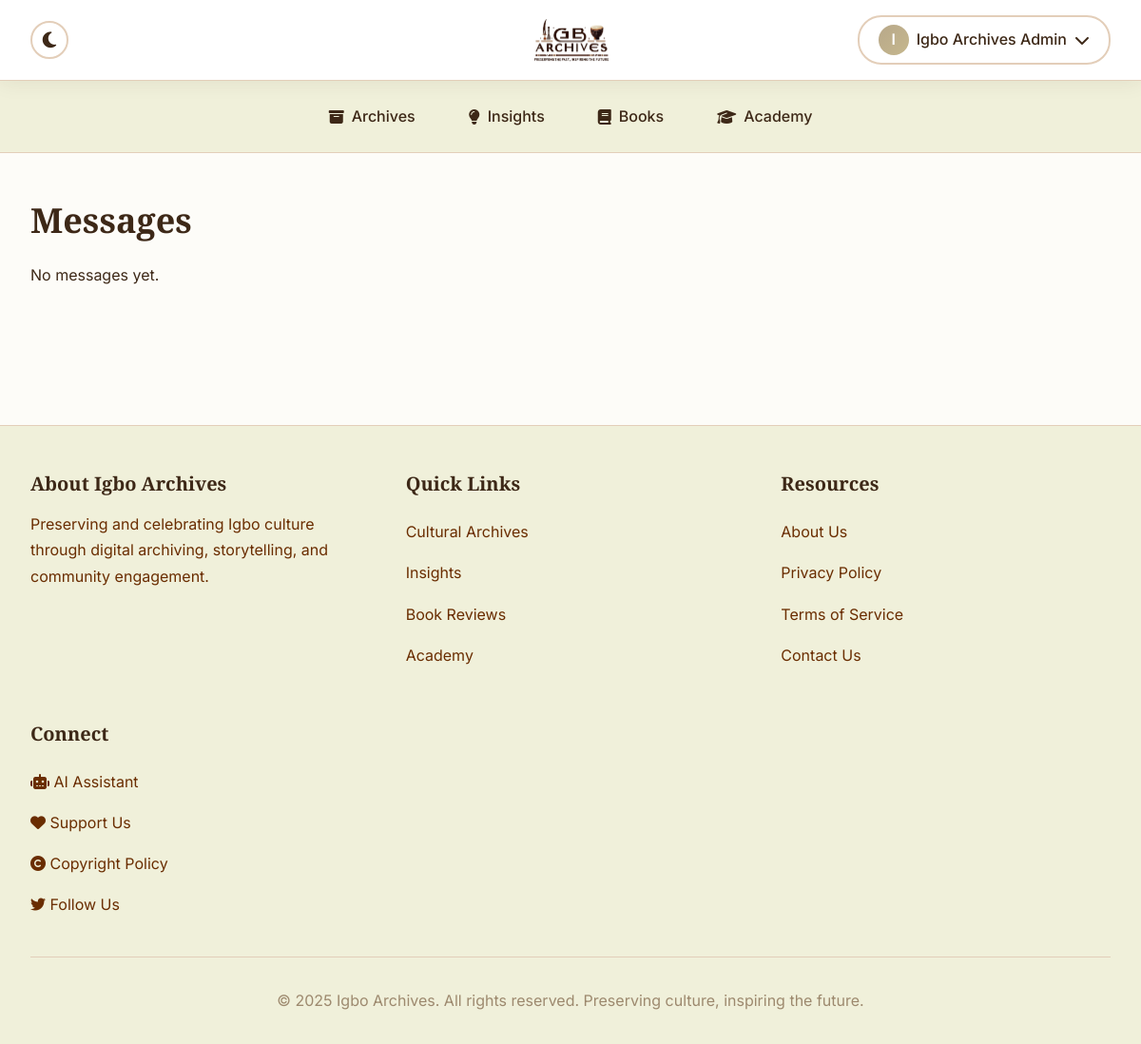
The app's page /profile/messages/ (signed in), older data.
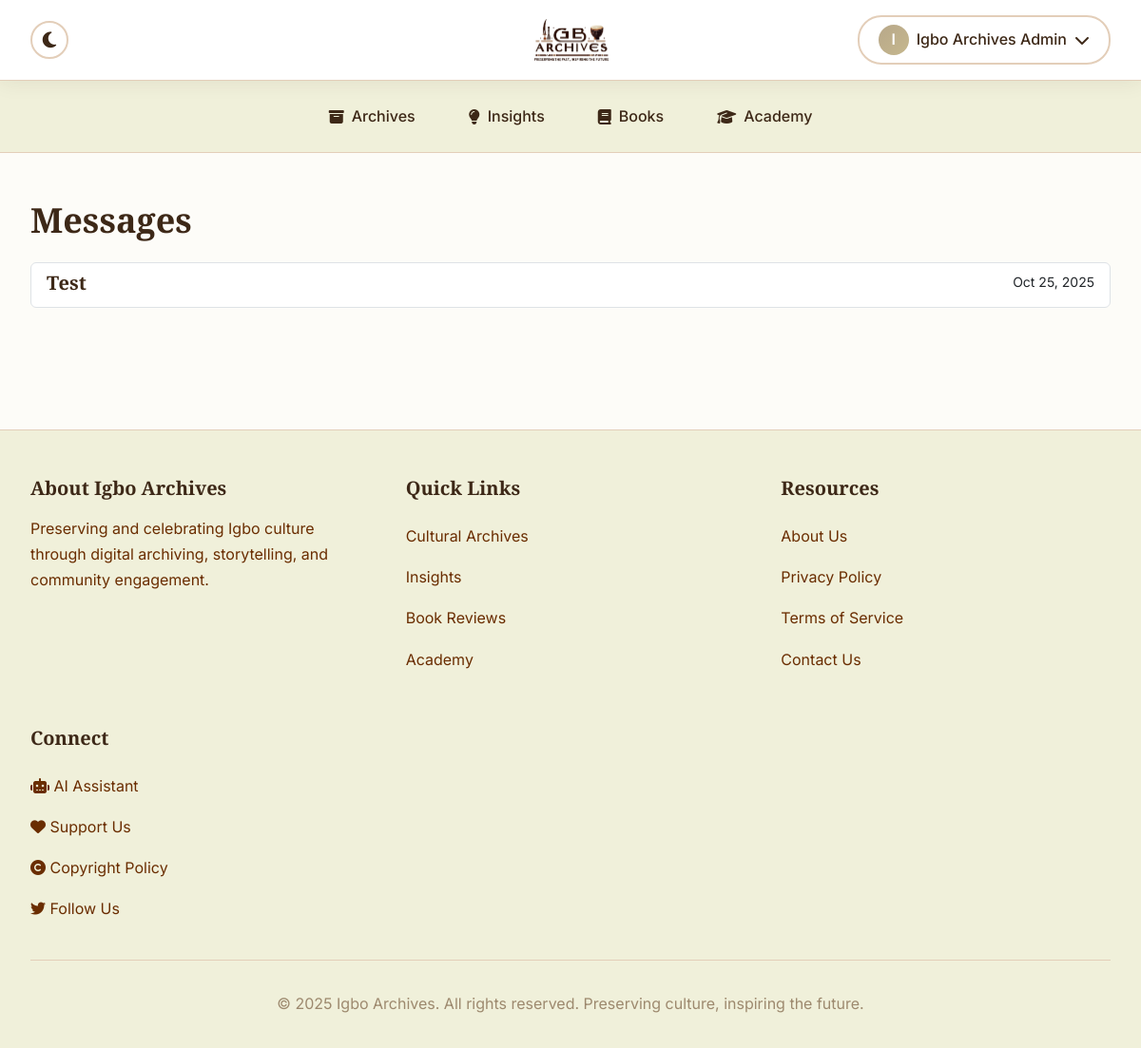
The same page, newer data.
### users/models.py (models this page shows, shortened)
class Thread(models.Model):
    participants = models.ManyToManyField(CustomUser, related_name='message_threads')
    subject = models.CharField(max_length=255)
    created_at = models.DateTimeField(auto_now_add=True)
    updated_at = models.DateTimeField(auto_now=True)
    class Meta:
        ordering = ['-updated_at']

### users/views.py (the view)
# urls.py: path('messages/', views.message_inbox, name='inbox'),
@login_required
def message_inbox(request):
    threads = request.user.message_threads.all()
    return render(request, 'users/inbox.html', {'threads': threads})

### core/context_processors.py (called while the page is built)
def pwa_settings(request):
    return {
        'VAPID_PUBLIC_KEY': getattr(settings, 'VAPID_PUBLIC_KEY', ''),
    }

def monetization_settings(request):
    return {
        'ENABLE_ADSENSE': getattr(settings, 'ENABLE_ADSENSE', False),
        'GOOGLE_ADSENSE_CLIENT_ID': getattr(settings, 'GOOGLE_ADSENSE_CLIENT_ID', ''),
        'ENABLE_DONATIONS': getattr(settings, 'ENABLE_DONATIONS', False),
        'STRIPE_PUBLIC_KEY': getattr(settings, 'STRIPE_PUBLIC_KEY', ''),
    }

### users/models.py (called while the page is built)
    def get_display_name(self):
        return self.full_name or (self.email.split('@')[0] if self.email else self.username)

### users/templates/users/inbox.html (shortened to what this page needs)
{% extends 'base.html' %}
{% block content %}
<h2>Messages</h2>
<div class="list-group">
    {% for thread in threads %}
    <a href="{% url 'users:thread' thread.id %}" class="list-group-item list-group-item-action">
        <div class="d-flex w-100 justify-content-between">
            <h5 class="mb-1">{{ thread.subject }}</h5>
            <small>{{ thread.updated_at|date:"M d, Y" }}</small>
        </div>
    </a>
    {% empty %}
    <p>No messages yet.</p>
    {% endfor %}
</div>
{% endblock %}

Row changes from the older to the newer data that the page shows:
added Thread: subject "Test", updated_at "Oct 25, 2025"
Text that changed along with them:
text no longer shown: "No messages yet."
